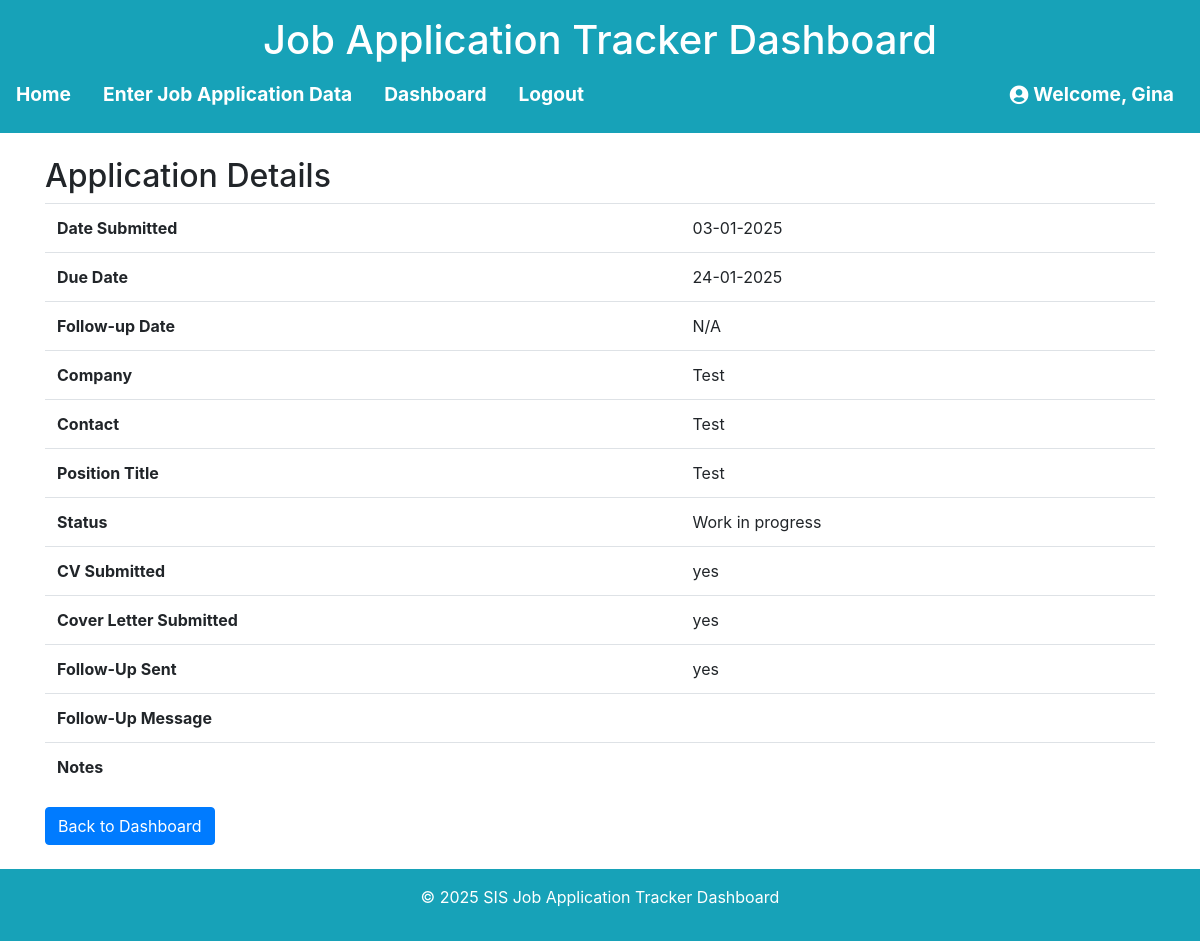
Before: /application/3 (signed in) with the older database file.
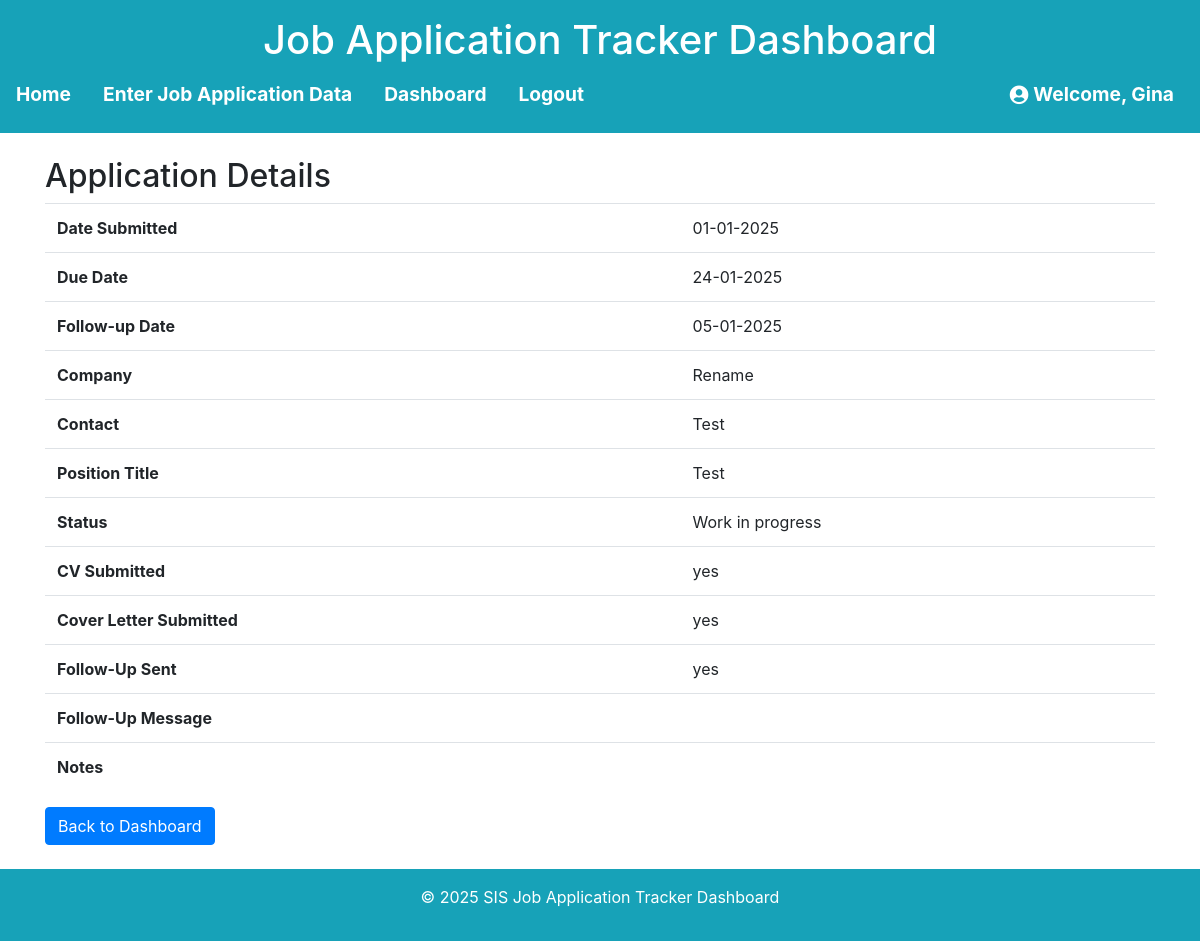
After: the same page with the newer database file.
### models.py (models this page shows, shortened)
class JobApplication(db.Model):
    id = db.Column(db.Integer, primary_key=True)
    date_submitted = db.Column(db.Date, nullable=True)
    due_date = db.Column(db.Date, nullable=True)
    follow_up_date = db.Column(db.Date, nullable=True)
    company = db.Column(db.String(120), nullable=False)
    contact = db.Column(db.String(120), nullable=True)
    position_title = db.Column(db.String(120), nullable=False)
    status = db.Column(db.String(50), nullable=False)
    cv_submitted = db.Column(db.String(10), nullable=False)
    cover_letter_submitted = db.Column(db.String(10), nullable=False)
    follow_up_sent = db.Column(db.String(10), nullable=False)
    follow_up_message = db.Column(db.Text, nullable=True)
    notes = db.Column(db.Text, nullable=True)
    user_id = db.Column(db.Integer, db.ForeignKey('user.id'), nullable=False)
    user = db.relationship('User', backref=db.backref('job_applications', lazy=True))

### app.py (the view)
@app.route('/application/<int:application_id>', methods=['GET'])
@login_required
def view_application(application_id):
    application = JobApplication.query.get_or_404(application_id)
    if application.user_id != current_user.id:
        flash("You are not authorized to view this application.", "danger")
        return redirect(url_for('dashboard'))
    return render_template('view_application.html', application=application)

### app.py (called while the page is built)
@login_manager.user_loader
def load_user(user_id):
    return db.session.get(User, int(user_id))

### templates/view_application.html (shortened to what this page needs)
{% extends "base.html" %}
{% block content %}
<h2>Application Details</h2>
<table class="table">
    <tr>
        <th>Date Submitted</th>
        <td>{{ application.date_submitted.strftime('%d-%m-%Y') if application.date_submitted else 'N/A' }}</td>
    </tr>
    <tr>
        <th>Due Date</th>
        <td>{{ application.due_date.strftime('%d-%m-%Y') if application.due_date else 'N/A' }}</td>
    </tr>
    <tr>
        <th>Follow-up Date</th>
        <td>{{ application.follow_up_date.strftime('%d-%m-%Y') if application.follow_up_date else 'N/A' }}</td>
    </tr>
    <tr>
        <th>Company</th>
        <td>{{ application.company }}</td>
    </tr>
    <tr>
        <th>Contact</th>
        <td>{{ application.contact }}</td>
    </tr>
    <tr>
        <th>Position Title</th>
        <td>{{ application.position_title }}</td>
    </tr>
    <tr>
        <th>Status</th>
        <td>{{ application.status }}</td>
    </tr>
    <tr>
        <th>CV Submitted</th>
        <td>{{ application.cv_submitted }}</td>
    </tr>
    <tr>
        <th>Cover Letter Submitted</th>
        <td>{{ application.cover_letter_submitted }}</td>
    </tr>
    <tr>
        <th>Follow-Up Sent</th>
        <td>{{ application.follow_up_sent }}</td>
    </tr>
    <tr>
        <th>Follow-Up Message</th>
        <td>{{ application.follow_up_message }}</td>
    </tr>
    <tr>
        <th>Notes</th>
        <td>{{ application.notes }}</td>
    </tr>
</table>
<a href="{{ url_for('dashboard') }}" class="btn btn-primary">Back to Dashboard</a>
{% endblock %}

Changed rows visible on the page:
changed JobApplication "Test": date_submitted "03-01-2025" → "01-01-2025"; follow_up_date "N/A" → "05-01-2025"; company "Test" → "Rename"
